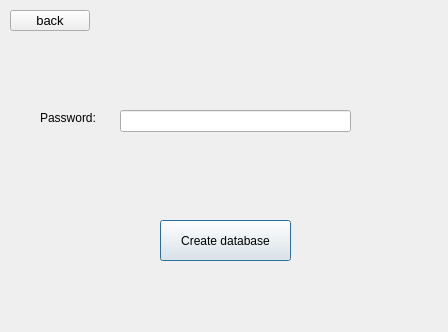
<?xml version="1.0" encoding="UTF-8"?>
<ui version="4.0">
 <class>Register</class>
 <widget class="QDialog" name="Register">
  <property name="geometry">
   <rect>
    <x>0</x>
    <y>0</y>
    <width>448</width>
    <height>332</height>
   </rect>
  </property>
  <property name="windowTitle">
   <string>Dialog</string>
  </property>
  <widget class="QPushButton" name="registerButton">
   <property name="geometry">
    <rect>
     <x>160</x>
     <y>220</y>
     <width>131</width>
     <height>41</height>
    </rect>
   </property>
   <property name="text">
    <string>Create database</string>
   </property>
  </widget>
  <widget class="QLabel" name="label_4">
   <property name="geometry">
    <rect>
     <x>40</x>
     <y>110</y>
     <width>61</width>
     <height>16</height>
    </rect>
   </property>
   <property name="text">
    <string>Password:</string>
   </property>
  </widget>
  <widget class="QLineEdit" name="passwordLine">
   <property name="geometry">
    <rect>
     <x>120</x>
     <y>110</y>
     <width>231</width>
     <height>22</height>
    </rect>
   </property>
  </widget>
  <widget class="QLabel" name="passwordCheckLine">
   <property name="geometry">
    <rect>
     <x>360</x>
     <y>110</y>
     <width>91</width>
     <height>16</height>
    </rect>
   </property>
   <property name="text">
    <string/>
   </property>
   <property name="alignment">
    <set>Qt::AlignmentFlag::AlignCenter</set>
   </property>
  </widget>
  <widget class="QLabel" name="checkInput">
   <property name="geometry">
    <rect>
     <x>170</x>
     <y>140</y>
     <width>121</width>
     <height>20</height>
    </rect>
   </property>
   <property name="text">
    <string/>
   </property>
  </widget>
  <widget class="QPushButton" name="backButton">
   <property name="geometry">
    <rect>
     <x>10</x>
     <y>10</y>
     <width>80</width>
     <height>21</height>
    </rect>
   </property>
   <property name="font">
    <font>
     <pointsize>10</pointsize>
    </font>
   </property>
   <property name="contextMenuPolicy">
    <enum>Qt::ContextMenuPolicy::DefaultContextMenu</enum>
   </property>
   <property name="text">
    <string>back</string>
   </property>
  </widget>
 </widget>
 <resources/>
 <connections/>
</ui>
